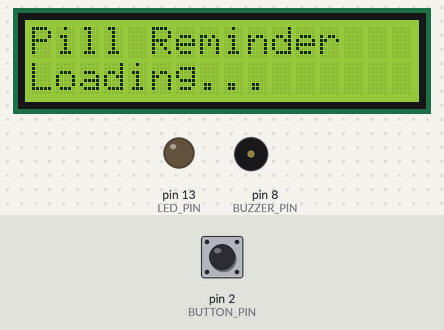
A sketch run on a simulated Arduino Uno, built with avr-gcc and run on an emulated ATmega328P. Parts: 16×2 character LCD, output pins drawn as LEDs (lit = HIGH), buzzer (waves = sounding, pin HIGH). The inputs (shaded band) are chosen by the test bench; at power-on: pin 2 (BUTTON_PIN) HIGH. What the sketch prints to the serial monitor is not drawn.

Above: at 0.1 s.
At 1.3 s:
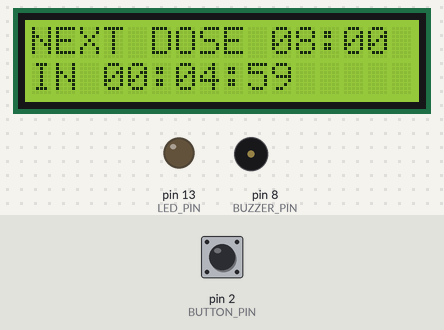
1.4 s: pin 2 (BUTTON_PIN) pulled LOW for 0.15 s
At 3.5 s:
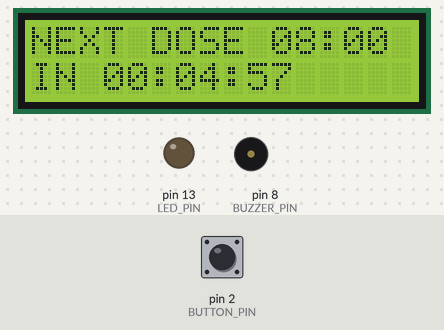
Timing chart, 0 to 5.0 s (numbered marks = the images above; inputs shaded):
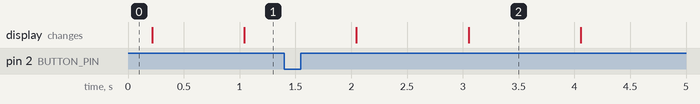

The sketch:

Electronic-Pill-Reminder.ino
```cpp
// 077 - Electronic Pill Reminder
// A 16x2 I2C LCD shows the next medicine dose. When the dose time arrives a
// buzzer and an LED keep signalling until the patient presses a button.
// Board: Arduino Uno
// Wiring:
//   LCD I2C (PCF8574, address 0x27): SDA -> A4, SCL -> A5, VCC -> 5V, GND -> GND
//   Acknowledge button -> pin 2 to GND (INPUT_PULLUP is used)
//   Buzzer -> pin 8, LED -> pin 13 through a 220 ohm resistor
//
// Libraries: LiquidCrystal I2C (install from the Library Manager)

#include <LiquidCrystal_I2C.h>  // Drives a 1602 LCD through an I2C backpack

// ---------------- LCD settings ----------------
const byte LCD_ADDRESS = 0x27;  // Common address; try 0x3F if the screen stays dark
const byte LCD_COLUMNS = 16;
const byte LCD_ROWS = 2;

// ---------------- Pin constants ----------------
const int BUTTON_PIN = 2;   // Acknowledge button
const int BUZZER_PIN = 8;   // Buzzer sounds while a dose is waiting
const int LED_PIN = 13;     // LED flashes while a dose is waiting

// ---------------- The three dose times (change these to suit the patient) ----------------
const byte DOSE_COUNT = 3;
const byte DOSE_HOUR[DOSE_COUNT] = {8, 13, 20};   // 08:00, 13:30, 20:00
const byte DOSE_MINUTE[DOSE_COUNT] = {0, 30, 0};

// The time of day shown by the running clock when the board is switched on.
// Set it a few minutes before the first dose to see the alarm quickly in a demo.
const byte START_HOUR = 7;
const byte START_MINUTE = 55;

// ---------------- Timing constants ----------------
const unsigned long DEBOUNCE_MS = 50;     // Button debounce time
const unsigned long ALARM_BLINK_MS = 300; // Alarm blinks about 3 times a second

// ---------------- State variables ----------------
LiquidCrystal_I2C lcd(LCD_ADDRESS, LCD_COLUMNS, LCD_ROWS);

bool doseTaken[DOSE_COUNT] = {false, false, false};
bool alarmActive = false;
int currentDay = -1;             // Changes when the clock passes midnight
unsigned long secondsOfDay = 0;  // Seconds since 00:00 of the running clock
unsigned long lastBlinkMs = 0;
bool blinkOn = false;
int lastRenderedSecond = -1;     // Redraw the LCD only when the second changes

int lastButtonReading = HIGH;
int stableButtonState = HIGH;
unsigned long lastDebounceMs = 0;

// ---------------- Clock helpers ----------------
// The clock is built from three compile-time constants plus millis()
void updateClock() {
  unsigned long elapsedSeconds = millis() / 1000UL;
  unsigned long total = (START_HOUR * 3600UL) + (START_MINUTE * 60UL) + elapsedSeconds;

  int day = (int)(total / 86400UL);
  secondsOfDay = total % 86400UL;

  if (day != currentDay) {
    currentDay = day;
    for (byte i = 0; i < DOSE_COUNT; i++) doseTaken[i] = false;  // New day = new doses
    Serial.print("New day started (day ");
    Serial.print(currentDay);
    Serial.println(") - dose list reset.");
  }
}

unsigned long doseSeconds(byte index) {
  return (unsigned long)DOSE_HOUR[index] * 3600UL + (unsigned long)DOSE_MINUTE[index] * 60UL;
}

bool doseIsDue(byte index) {
  return !doseTaken[index] && secondsOfDay >= doseSeconds(index);
}

// Find the next dose that has not been taken yet and the time left until it
bool findNextDose(byte *indexOut, unsigned long *secondsLeftOut, unsigned long *timeOfDayOut) {
  unsigned long bestSecondsLeft = 999999999UL;
  bool found = false;

  for (byte i = 0; i < DOSE_COUNT; i++) {
    if (doseTaken[i]) continue;

    unsigned long secondsLeft;
    unsigned long timeOfDay = doseSeconds(i);
    if (timeOfDay > secondsOfDay) {
      secondsLeft = timeOfDay - secondsOfDay;          // Later today
    } else {
      secondsLeft = timeOfDay + 86400UL - secondsOfDay; // Already past - tomorrow
    }
    if (secondsLeft < bestSecondsLeft) {
      bestSecondsLeft = secondsLeft;
      *indexOut = i;
      *secondsLeftOut = secondsLeft;
      *timeOfDayOut = timeOfDay;
      found = true;
    }
  }
  return found;
}

// Print hh:mm from an hour/minute pair
void printClockTime(byte h, byte m) {
  if (h < 10) Serial.print('0');
  Serial.print(h);
  Serial.print(':');
  if (m < 10) Serial.print('0');
  Serial.print(m);
}

// ---------------- LCD rendering ----------------
void renderLcd() {
  byte idx = 0;
  unsigned long secondsLeft = 0;
  unsigned long timeOfDay = 0;
  bool hasNext = findNextDose(&idx, &secondsLeft, &timeOfDay);

  if (alarmActive) {
    // Show the dose that is actually waiting right now (the first one due today)
    byte dueIdx = 0;
    bool foundDue = false;
    for (byte i = 0; i < DOSE_COUNT; i++) {
      if (doseIsDue(i)) {
        dueIdx = i;
        foundDue = true;
        break;
      }
    }
    if (!foundDue) {  // Fallback: show the next scheduled dose
      findNextDose(&dueIdx, &secondsLeft, &timeOfDay);
    } else {
      timeOfDay = doseSeconds(dueIdx);
    }

    lcd.setCursor(0, 0);
    lcd.print("TAKE PILL NOW!  ");
    lcd.setCursor(0, 1);
    lcd.print("Dose ");
    byte h = (byte)(timeOfDay / 3600UL);
    byte m = (byte)((timeOfDay % 3600UL) / 60UL);
    if (h < 10) lcd.print('0');
    lcd.print(h);
    lcd.print(':');
    if (m < 10) lcd.print('0');
    lcd.print(m);
    lcd.print("   BTN");   // "Dose hh:mm   BTN" fills the 16 columns exactly
  } else if (hasNext) {
    // Line 1: the label plus the time of the next dose
    lcd.setCursor(0, 0);
    lcd.print("NEXT DOSE       ");
    lcd.setCursor(10, 0);
    byte h = (byte)(timeOfDay / 3600UL);
    byte m = (byte)((timeOfDay % 3600UL) / 60UL);
    if (h < 10) lcd.print('0');
    lcd.print(h);
    lcd.print(':');
    if (m < 10) lcd.print('0');
    lcd.print(m);

    // Line 2: live countdown until that dose
    lcd.setCursor(0, 1);
    lcd.print("IN ");
    unsigned long hours = secondsLeft / 3600UL;
    unsigned long minutes = (secondsLeft % 3600UL) / 60UL;
    unsigned long seconds = secondsLeft % 60UL;
    if (hours < 10) lcd.print('0');
    lcd.print(hours);
    lcd.print(':');
    if (minutes < 10) lcd.print('0');
    lcd.print(minutes);
    lcd.print(':');
    if (seconds < 10) lcd.print('0');
    lcd.print(seconds);
    lcd.print("     ");   // Pad the line to 16 columns
  } else {
    // Every dose for today has been taken - show tomorrow's first dose
    lcd.setCursor(0, 0);
    lcd.print("ALL DOSES DONE  ");
    lcd.setCursor(0, 1);
    lcd.print("TOMORROW ");
    if (DOSE_HOUR[0] < 10) lcd.print('0');
    lcd.print(DOSE_HOUR[0]);
    lcd.print(':');
    if (DOSE_MINUTE[0] < 10) lcd.print('0');
    lcd.print(DOSE_MINUTE[0]);
    lcd.print("  ");   // "TOMORROW hh:mm  " = 16 columns
  }
}

// ---------------- Alarm control ----------------
void startAlarm() {
  alarmActive = true;
  blinkOn = true;
  lastBlinkMs = millis();
  tone(BUZZER_PIN, 2000);
  digitalWrite(LED_PIN, HIGH);

  Serial.print("DOSE DUE at ");
  byte h = (byte)(secondsOfDay / 3600UL);
  byte m = (byte)((secondsOfDay % 3600UL) / 60UL);
  printClockTime(h, m);
  Serial.println(" - buzzer and LED ON, waiting for the button.");
}

void acknowledgeDose() {
  // Mark every dose that is already due as taken
  for (byte i = 0; i < DOSE_COUNT; i++) {
    if (doseIsDue(i)) {
      doseTaken[i] = true;
      Serial.print("Dose ");
      printClockTime(DOSE_HOUR[i], DOSE_MINUTE[i]);
      Serial.println(" acknowledged by the patient.");
    }
  }
  alarmActive = false;
  noTone(BUZZER_PIN);
  digitalWrite(LED_PIN, LOW);
  Serial.println("Reminder stopped. Next dose armed.");
}

void setup() {
  pinMode(BUTTON_PIN, INPUT_PULLUP);
  pinMode(LED_PIN, OUTPUT);
  pinMode(BUZZER_PIN, OUTPUT);
  digitalWrite(LED_PIN, LOW);

  lcd.init();        // Start the LCD (part of the LiquidCrystal I2C library)
  lcd.backlight();   // Turn the backlight on
  lcd.setCursor(0, 0);
  lcd.print("Pill Reminder");
  lcd.setCursor(0, 1);
  lcd.print("Loading...");

  Serial.begin(9600);
  Serial.println("Electronic Pill Reminder starting.");
  Serial.print("Doses today: ");
  for (byte i = 0; i < DOSE_COUNT; i++) {
    printClockTime(DOSE_HOUR[i], DOSE_MINUTE[i]);
    if (i < DOSE_COUNT - 1) Serial.print(", ");
  }
  Serial.println();
  Serial.print("Clock starts at ");
  if (START_HOUR < 10) Serial.print('0');
  Serial.print(START_HOUR);
  Serial.print(':');
  if (START_MINUTE < 10) Serial.print('0');
  Serial.println(START_MINUTE);

  updateClock();
  renderLcd();
}

void loop() {
  unsigned long now = millis();
  updateClock();

  // ----- 1. Has a dose time arrived? -----
  if (!alarmActive) {
    for (byte i = 0; i < DOSE_COUNT; i++) {
      if (doseIsDue(i)) {
        startAlarm();
        renderLcd();
        break;
      }
    }
  }

  // ----- 2. Flash the LED and beep the buzzer while the dose is pending -----
  if (alarmActive && now - lastBlinkMs >= ALARM_BLINK_MS) {
    lastBlinkMs = now;
    blinkOn = !blinkOn;
    digitalWrite(LED_PIN, blinkOn ? HIGH : LOW);
    if (blinkOn) tone(BUZZER_PIN, 2000);
    else noTone(BUZZER_PIN);
  }

  // ----- 3. Read and debounce the acknowledge button -----
  int reading = digitalRead(BUTTON_PIN);
  if (reading != lastButtonReading) lastDebounceMs = now;
  lastButtonReading = reading;

  if ((now - lastDebounceMs) > DEBOUNCE_MS && reading != stableButtonState) {
    stableButtonState = reading;
    if (stableButtonState == LOW) {  // Pressed
      if (alarmActive) {
        acknowledgeDose();
        renderLcd();
      } else {
        Serial.println("Button pressed - no dose is waiting right now.");
      }
    }
  }

  // ----- 4. Refresh the LCD once per second -----
  int secondNow = (int)(secondsOfDay % 60UL);
  if (secondNow != lastRenderedSecond) {
    lastRenderedSecond = secondNow;
    renderLcd();

    // Also keep a small clock line on the Serial Monitor
    if (!alarmActive) {
      Serial.print("Clock ");
      printClockTime((byte)(secondsOfDay / 3600UL), (byte)((secondsOfDay % 3600UL) / 60UL));
      Serial.println(" - waiting for the next dose.");
    }
  }

  delay(20);
}
```
